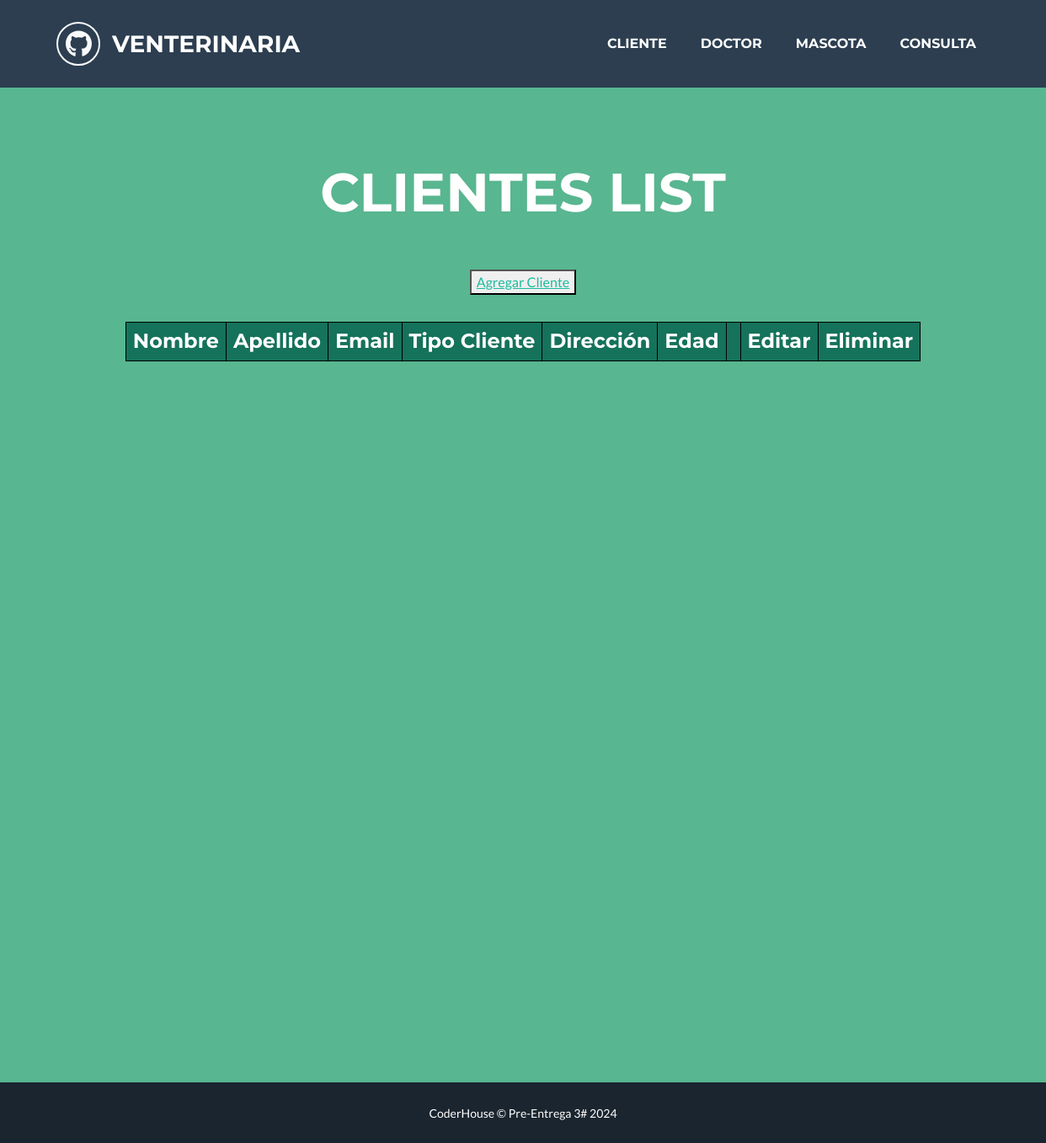
The page /clientes/list on the database as committed earlier.
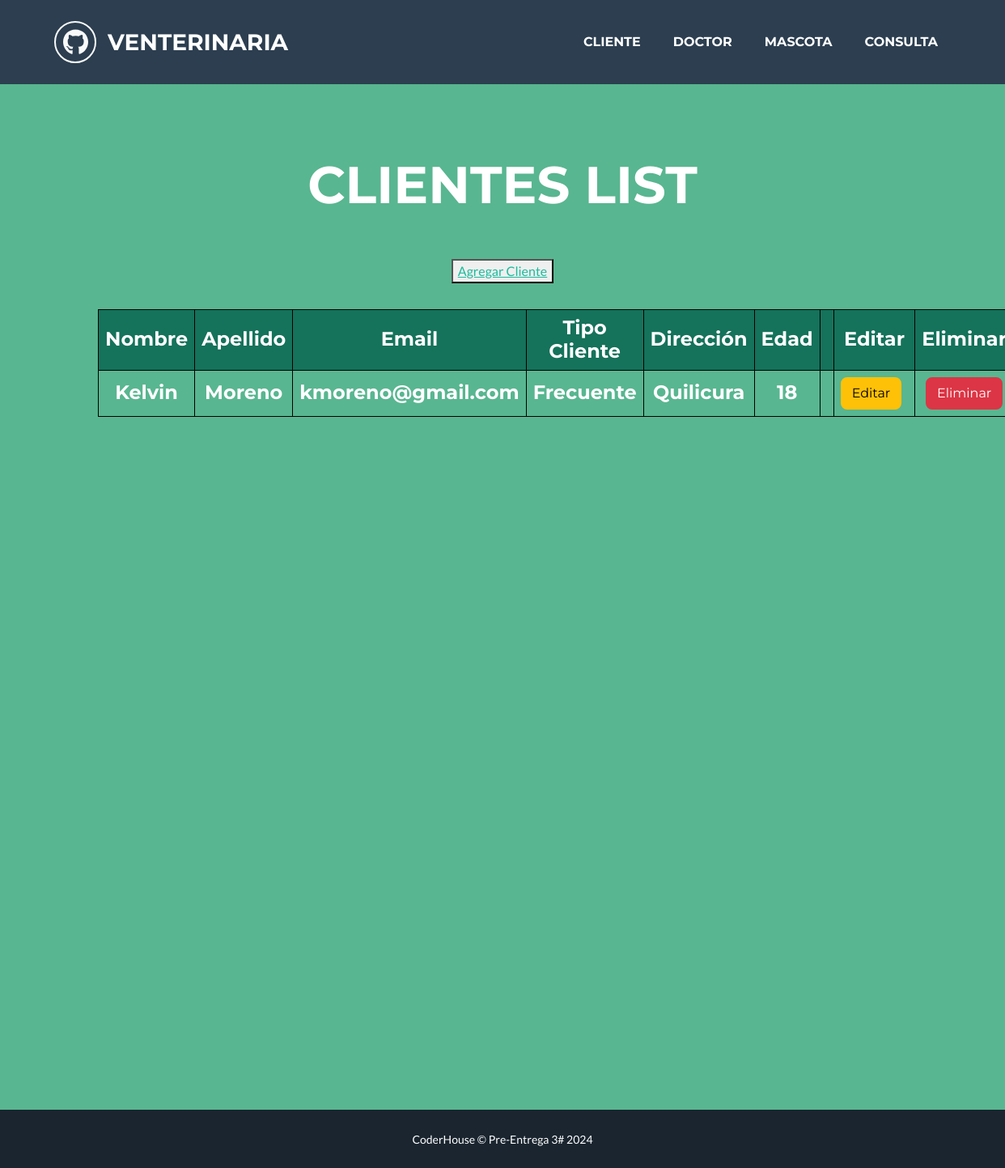
The same page on the database as committed later.
### apps/core/models.py (models this page shows, shortened)
class Cliente(models.Model):
    nombreCliente = models.CharField(max_length=100, null=False, blank=False)
    apellidoCliente = models.CharField(max_length=100, null=False, blank=False)
    emailCliente = models.EmailField(max_length=100, null=True, blank=True)
    tipoCliente = models.ForeignKey(TipoCliente, null=True, blank=True, on_delete = models.CASCADE)
    direccionCliente = models.CharField(max_length=100, null=True, blank=True)
    edadCliente = models.IntegerField(null=True, blank=True)
    class Model:
        verbose_name = "cliente"
        verbose_name_plural = "clientes"

class TipoCliente(models.Model):
    tipoCliente = models.CharField(max_length=100, null=False, blank=False, default="")
    def __str__(self):
        return f"{self.tipoCliente}"

### apps/core/views.py (the view)
# urls.py: path('clientes/list', views.ClienteListView.as_view(), name='clientes_list'),
class ClienteListView(ListView):
    model = Cliente
    template_name = 'core/clientes_list.html'

### apps/core/templates/core/clientes_list.html
{% extends 'core/base.html' %}
{% block content %}
    <header style="padding-top: calc(6rem + 104px); padding-bottom: 53rem;" class="masthead bg-primary text-white text-center" >
        <div class="container d-flex align-items-center flex-column">
            <h2 class="masthead-heading text-uppercase mb-0">Clientes List </h2>
            <button style="margin-top: 4rem;"><a href="{% url 'clientes_form' %}"> Agregar Cliente</a></button>
            <h4 style="margin-top: 2rem; max-width: 1000px;">
                <table style="border-collapse: collapse; width: 100%; border: 1px solid black;">
                    <thead>
                        <tr style="border: 1px solid black; background-color: #15725b;">
                            <th style="border: 1px solid black; padding: 8px;">Nombre</th>
                            <th style="border: 1px solid black; padding: 8px;">Apellido</th>
                            <th style="border: 1px solid black; padding: 8px;">Email</th>
                            <th style="border: 1px solid black; padding: 8px;">Tipo Cliente</th>
                            <th style="border: 1px solid black; padding: 8px;">Dirección</th>
                            <th style="border: 1px solid black; padding: 8px;">Edad</th>
                            <th style="border: 1px solid black; padding: 8px;"></th>
                            <th style="border: 1px solid black; padding: 8px;">Editar</th>
                            <th style="border: 1px solid black; padding: 8px;">Eliminar</th>
                        </tr>
                    </thead>
                    <tbody>
                        {% for x in object_list %}
                        <tr style="border: 1px solid black;">
                            <td style="border: 1px solid black; padding: 8px;">{{ x.nombreCliente }}</td>
                            <td style="border: 1px solid black; padding: 8px;">{{ x.apellidoCliente }}</td>
                            <td style="border: 1px solid black; padding: 8px;">{{ x.emailCliente }}</td>
                            <td style="border: 1px solid black; padding: 8px;">{{ x.tipoCliente }}</td>
                            <td style="border: 1px solid black; padding: 8px;">{{ x.direccionCliente }}</td>
                            <td style="border: 1px solid black; padding: 8px;">{{ x.edadCliente }}</td>
                            <td style="border: 1px solid black; padding: 8px"></td>
                            <td style="border: 1px solid black; padding: 8px">
                                <a href="{% url 'clientes_update' x.id %}" class="btn btn-warning me-2">Editar</a>
                            </td>
                            <td style="border: 1px solid black; padding: 8px">
                                <a href="{% url 'clientes_delete' x.id %}" class="btn btn-danger">Eliminar</a>
                            </td>
                        </tr>
                        {% endfor %}
                    </tbody>
                </table>
            </h4>
        </div>
    </header>
{% endblock content %}

Rows that differ between the two databases and show on the page:
added Cliente: nombreCliente "Kelvin", apellidoCliente "Moreno", emailCliente "kmoreno@gmail.com", tipoCliente "Frecuente", direccionCliente "Quilicura", edadCliente "18"
